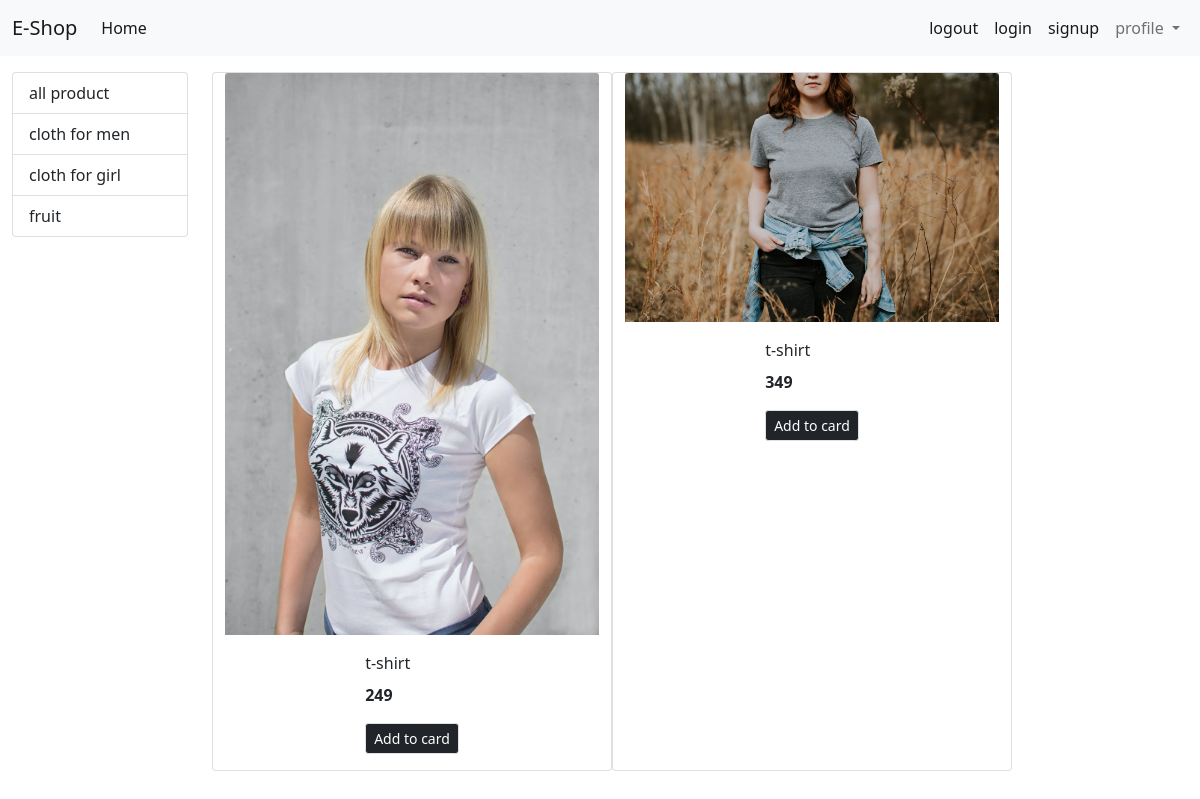
The app's page /?category=2 with its own data.
### store/models/category.py (models this page shows, shortened)
class category(models.Model):
    name = models.CharField(max_length=50)
    @staticmethod
    def get_all_categories():
        return category.objects.all()

### store/models/product.py (models this page shows, shortened)
class Product(models.Model):
    name = models.CharField(max_length=50)
    price=models.IntegerField(default=0)
    category=models.ForeignKey(category, on_delete=models.CASCADE, default=1)
    description=models.CharField(max_length=280,default=" ",null=True,blank=True)
    image=models.ImageField(upload_to="uploads/products/")
    @staticmethod
    def get_all_products_by_categoryid(category_id):
        if category_id:
            return Product.objects.filter(category=category_id)
        else:
            return Product.get_all_products();

### store/views.py (the view)
# urls.py: path("",index),
def index(request):
    Products=None
    categories=category.get_all_categories();
    categoryid=request.GET.get('category')
    if categoryid:
        Products=Product.get_all_products_by_categoryid(categoryid);
    else:
        Products=Product.get_all_products();
    data = {}
    data["products"]=Products
    data["categories"]=categories
    return render(request,"index.html",data)

### store/templates/index.html (shortened to what this page needs)
{% extends 'base.html' %}
{%block content%}
 <div class="container-fluid mt-3 my-9">
  <div class='row'>
  <div class="col-lg-2 mx-auto">
  <div class="list-group">
    <a href="/" class="list-group-item list-group-item-action">all product </a>
    {% for category in categories %}
    <a href="/?category={{category.id}}" class="list-group-item list-group-item-action"> {{category.name}} </a>
    {% endfor%}
  </div>
  </div>
  <div id='product' class='col-lg-10 mx-auto'>
   <div class="row mx-auto">
  {% for product in products %}
  <div class="card" style="width: 25rem; mx-auto" >
  <img src="{{product.image.url}}" class="card-img-top" alt="...">
  <div class="card-body mx-auto">
    <p class="card-title">{{product.name}}</p>
    <p class="card-text"><b>{{product.price}}</b></p>
    <a href="#" class="btn btn-dark border btn-sm">Add to card</a>
  </div>
</div>
{% endfor %}
  </div>
  </div>
  </div>
</div>
{%endblock%}

### records on screen
category: name "cloth for men"
category: name "cloth for girl"
category: name "fruit"
Product: image (picture), name "t-shirt", price "249"
Product: image (picture), name "t-shirt", price "349"
